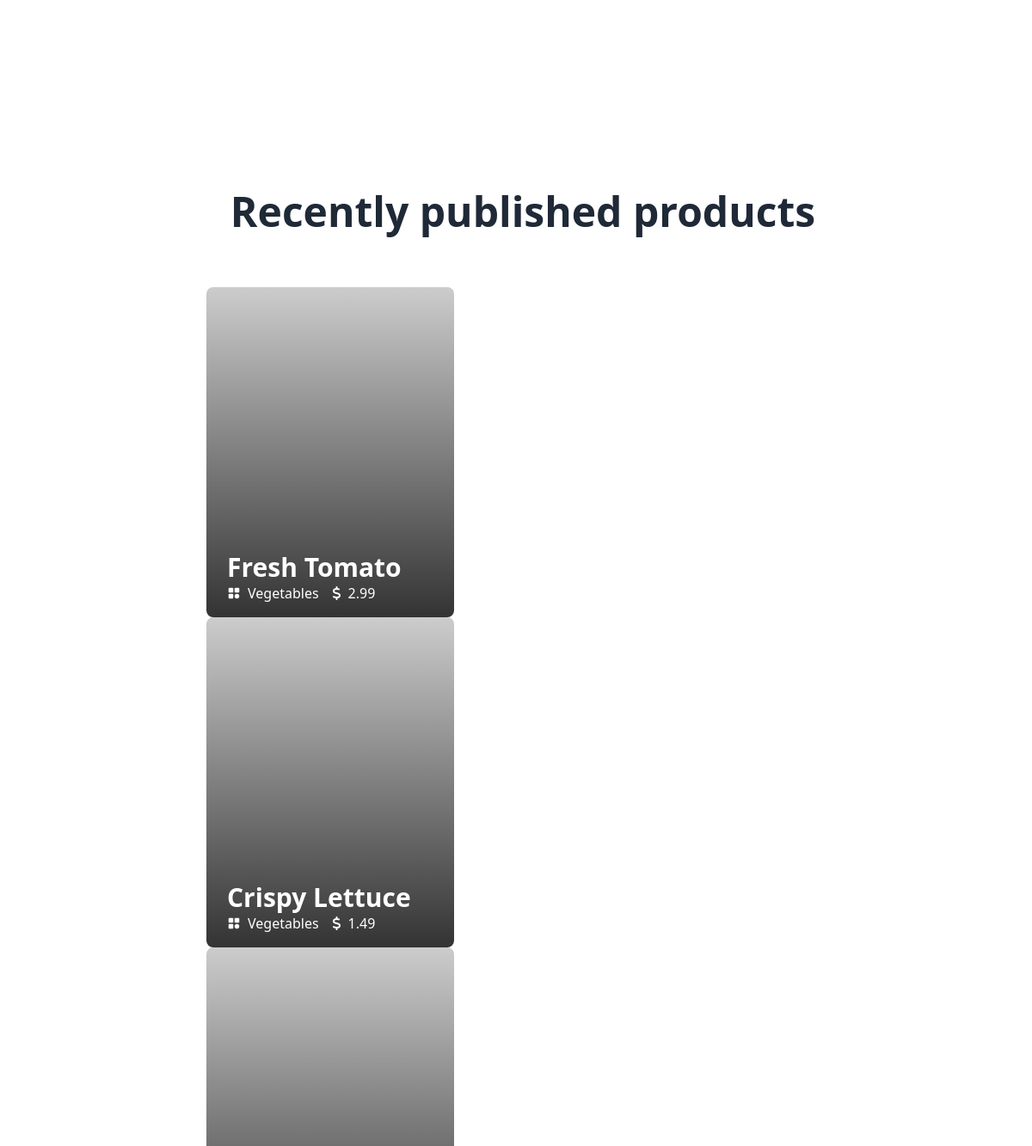
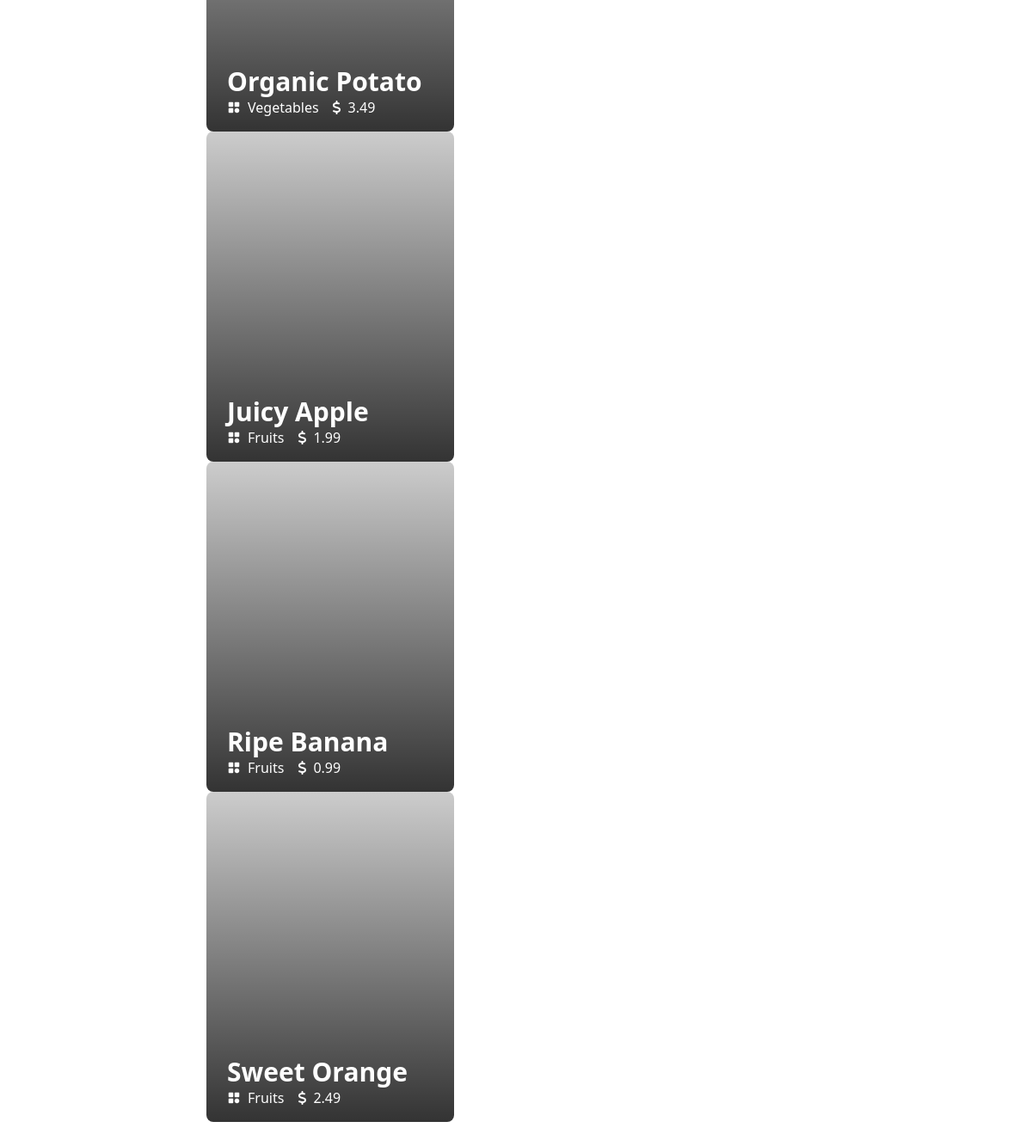
/src/viewer/Homepage.php (lower part), run on an earlier commit of the app's database (2 pictures, top to bottom).
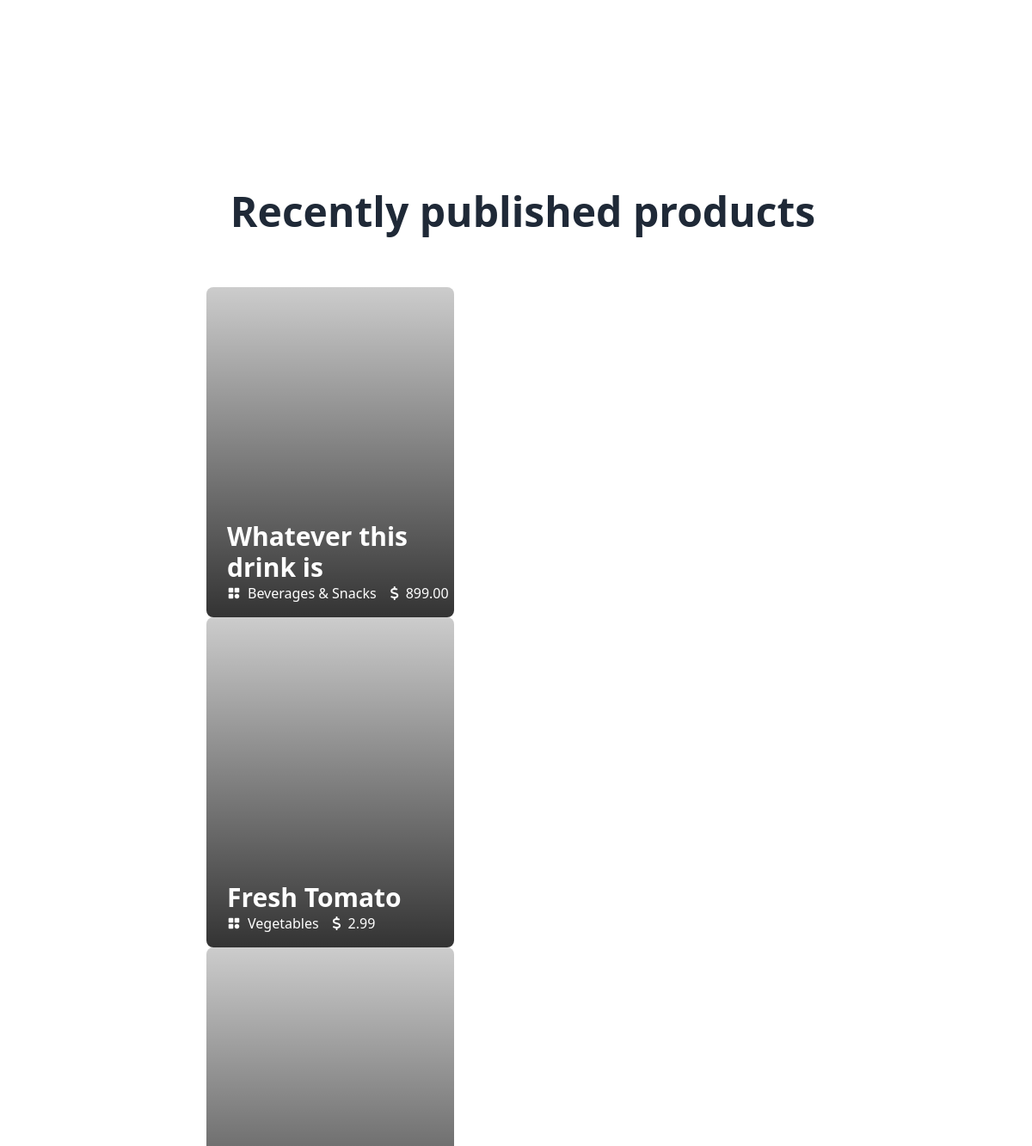
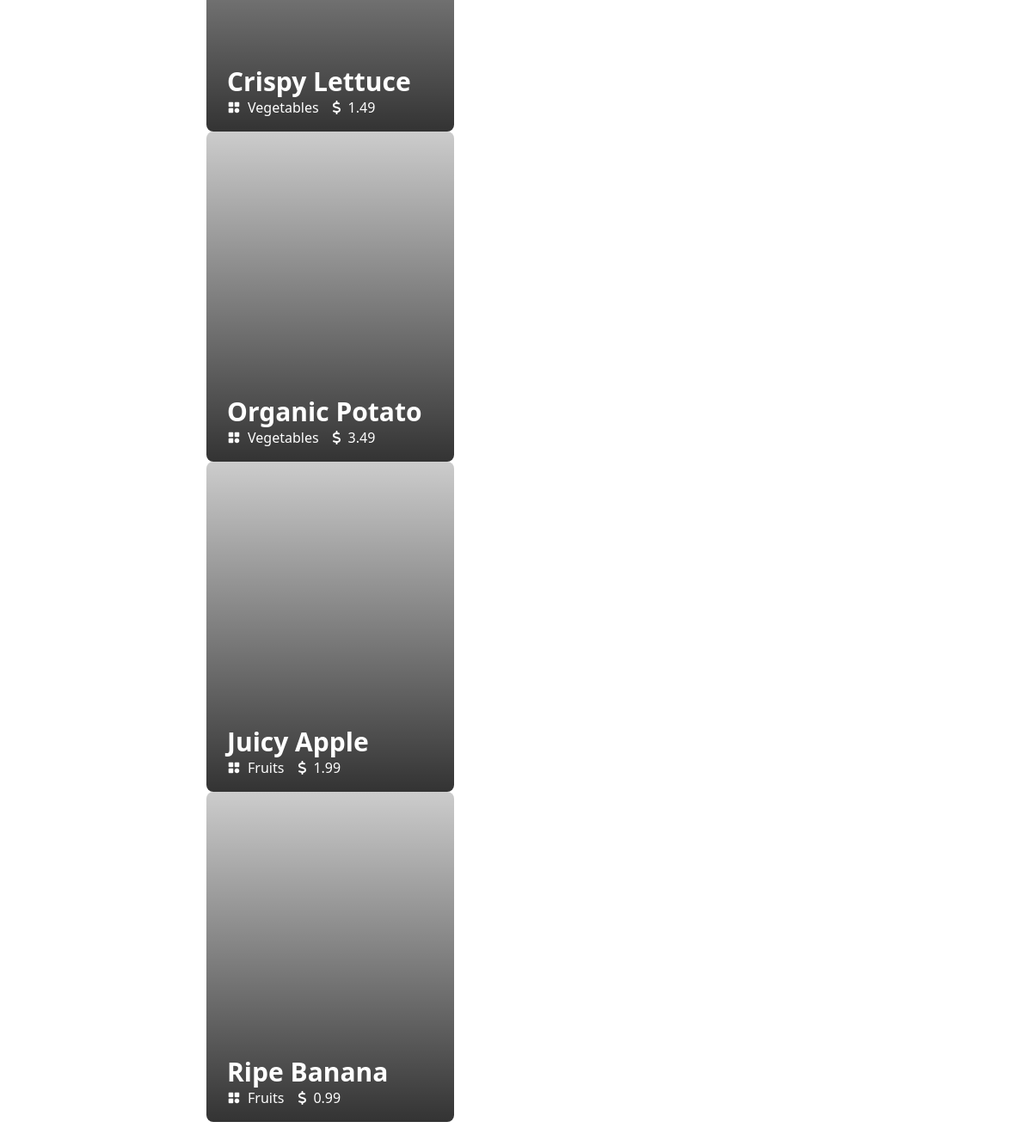
And on a later commit of the database (2 pictures, top to bottom).
### tables this page shows
CREATE TABLE `products` (
  `productId` int(11) NOT NULL,
  `name` varchar(50) NOT NULL,
  `imgurl` varchar(60) DEFAULT NULL,
  `price` decimal(10,2) NOT NULL,
  `ammount` text DEFAULT NULL,
  `publishdate` date NOT NULL,
  `selleremail` varchar(60) DEFAULT NULL,
  `cartcount` int(11) DEFAULT NULL,
  `category` varchar(50) NOT NULL,
  `status` varchar(20) DEFAULT NULL,
  `rating` float DEFAULT NULL,
  `numOfPeople` int(11) DEFAULT 0
);

### src/viewer/Homepage.php (the view, shortened to what this page needs)
<!DOCTYPE html>
<html data-theme="light" lang="en" style="scroll-behavior: smooth;">
<head>
    <link href="https://cdn.jsdelivr.net/npm/daisyui@4.7.3/dist/full.min.css" rel="stylesheet" type="text/css" />
    <script src="https://cdn.tailwindcss.com"></script>
</head>
<body>
    <main>
      <section>
        <div class="my-24 px-60">
          <h1 class="my-16 text-5xl font-extrabold text-center"><i class="fa-regular fa-calender text-5xl mr-4"></i>Recently published products</h1>
          <swiper-container class="mySwiper" pagination="true" pagination-clickable="true" space-between="30" slides-per-view="3">
          <?php
            require_once('DBconnect.php');
            $query = "SELECT * FROM products WHERE status='published' ORDER BY publishdate DESC LIMIT 6";
            $result = mysqli_query($conn, $query);
            if (mysqli_num_rows($result) > 0) {
              while ($row = mysqli_fetch_array($result)) {
            ?>
              <swiper-slide>
                <div class='w-72 h-96 rounded-lg relative' style='background-image: linear-gradient(to top,rgba(0, 0, 0, 0.8), rgba(0, 0, 0, 0.2)),url(<?php echo $row['imgurl']; ?>); background-size: cover; background-repeat: no-repeat;'>
                  <div class='flex flex-col justify-start absolute bottom-4 left-6'>
                    <h1 class='text-3xl font-bold text-white'><?php echo $row['name']; ?></h1>
                    <div class='flex flex-row items-center'>
                      <p class='text-white mr-4 flex items-center gap-2'><img class='w-4 h-4' src='../ICON/categories.png'><?php echo $row['category']; ?></p>
                      <p class='text-white flex items-center gap-2'><i class='fa-solid fa-dollar-sign'></i><?php echo $row['price']; ?></p>
                    </div>
                  </div>
                </div>
              </swiper-slide>
            <?php
            }
            } else {
              echo "Oops.....No products found.";
            }
            ?>
            </swiper-container>
        </div>
      </section>
    </main>
</body>
</html>

What changed in the data, as far as the page shows it:
no longer on this page (row edited): products: name "Sweet Orange", category "Fruits", price "2.49"
added products: name "Whatever this drink is", category "Beverages & Snacks", price "899.00"
